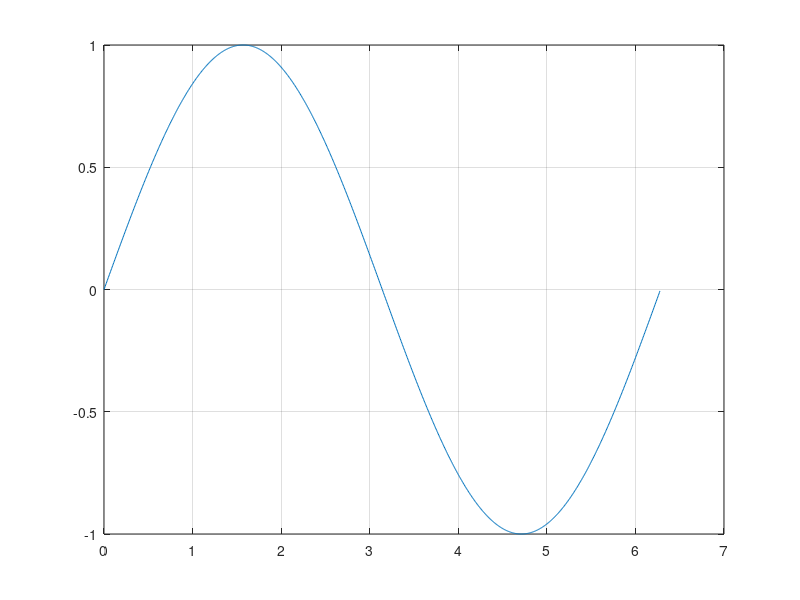
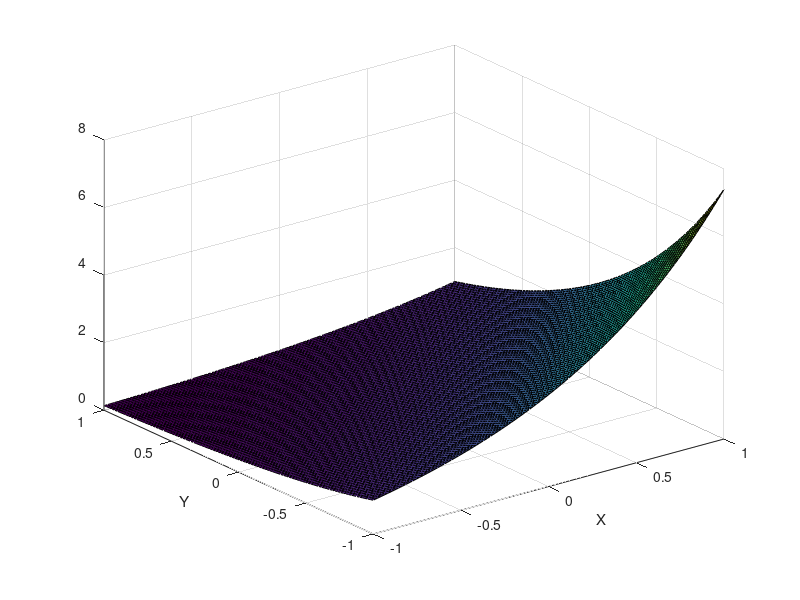
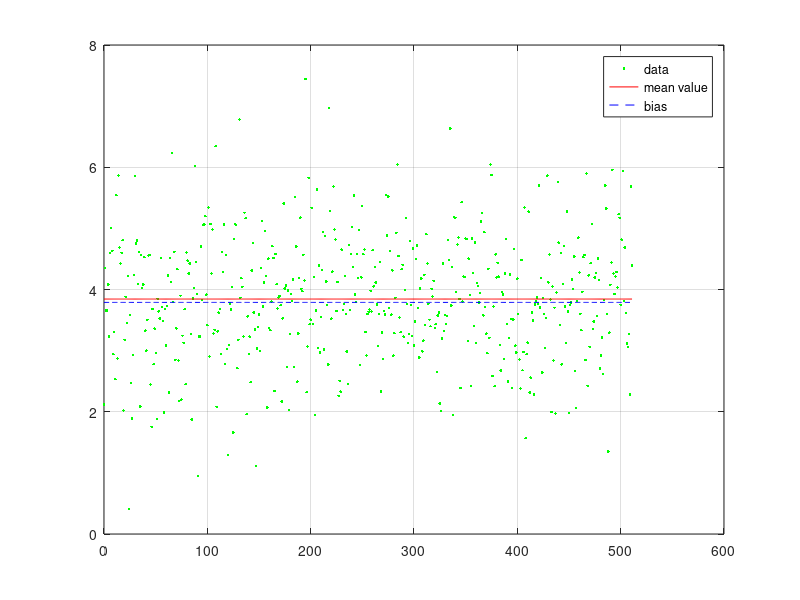

Recreate these plots in MATLAB, in order. (Note: this script raises an error after producing the figures.)
%%
% introduction to Matlab
%
% ESE2014
%
% author: Takis Zourntos
%
% Copyright (C) 2020
%

%% Lab Manual Week 1

clear;
clc;
close all;

% 1. create a vector:
    
    % here is a row vector:
    x_row = [1 2 3 4 5];
    
    % here is a column vector:
    x_col = [1; 2; 3; 4; 5];
    
    % create vectors using:
    %    ones()
    %    zeros()
    %    rand()
    %    randn()
    %
    %    use "help <function>" at the prompt to learn more
    %    about any of these!
    %
    
    x_ones = ones(6,1); % column vector of ones
    x_zeros = zeros(1,7); % row vector of zeros
    x_rand = rand(1,8); % uniformly-distributed pseudorandom row vector of ones
    x_randn = randn(5,1); % normally-distributed pseudorandom column vector of ones
    
% 2. create a matrix:

    % note: a vector is also a matrix, nevertheless, we get what the 
    %       question means (i.e., more than 1 row or column!)
    
    A_23 = [1 2 3; 4 5 6]; % a 2x3 matrix
    A_32 = [1 2; 3 4; 5 6]; % a 3x2 matrix
    A_33 = rand(3,3); % a random (square) 3x3 matrix
    A_zeros = zeros(5,6); % a 5 x 6 matrix of zeros
    A_ones = ones(4,3); % a 4 x 3 matrix of ones
    A_identity = eye(4); % the 4x4 Identity Matrix
    
% 3. create a 5x1 vector of zeros and a 1x5 vector of random numbers:

    v_51_z = zeros(5,1);
    v_15_r = rand(1,5);
    
% 4. transpose a matrix:
    A_32_tc = A_32'; % take the complex-conjugate transpose
    A_32_t = transpose(A_32); % perform the transpose without complex conjugation
    A_32_t2 = A_32.'; % same as using transpose() function
    
% 5. compute the inner product of two vectors, the cross product of two
% vectors and find the inverse of a matrix:
    p_dot = dot(x_col, v_15_r'); % take the dot product of x_col and v_15_r'
    p_cross = cross(A_23(1,:), A_23(2,:)); % take the cross product between the two rows of A_23
    A_33_inverse = inv(A_33); % get inverse of A_33;
    P_identity = A_33*A_33_inverse; % check that this is close to identity
    A_error = eye(3) - P_identity;
    err=norm(A_error); % quantify the error
    
% 6. compute the element-wise multiplication of a matrix and a scalar:
    alpha = 0.678432; % a scalar quantity
    A_scaled = alpha*A_33; % simple asterisk does the scalar multiplication
    
% 7. concatenate two matrices:
    A_35 = [A_33  A_32]; % side-by-side concatenation
    A_53 = [A_33; A_23]; % top-bottom concatenation
    
% 8. create a vector of complex numbers:
    v_cmplx_61 = rand(6,1) + j*rand(6,1); % engineers use "j" not "i" for sqrt(-1) !!
    
% 9. multiply a row of a matrix with an element of that same matrix:
    v_9 = A_33(3,3)*A_33(2,:); % multiply second row of A_33 by the element (3,3) of the same matrix
    
% 10. generate a vector of values ranging from 0 t0 500 with 100 elements
    vrange_500 = linspace(0, 500, 100); % a linear range
    vrange_alt = 0:5:500; % another way (but it has 101 elements)
    vrange_alt_2 = 0:(500/99):500; % this is equivalent to vrange_500
    
% 11. Create a 2D plot of the sine function between 0 and 2\pi
    T0 = 2*pi; % desired period of sine (we've set this to have just one period on 0 to 2*pi)
    f0 = 1/T0; % frequency in Hz is just the reciprocal of the period
    Npts = 1024; % number of points to plot
    delta = T0/Npts; % increment or "sampling period"
    trange = 0:delta:(T0-delta);
    y_sine = sin(2*pi*f0*trange); 
    figure;plot(trange, y_sine); grid;
    
% 12. create a surface plot of the exponential function, Z = exp(x)*exp(-y):
%  note that the question did not uniquely identify the exponential
%  function in two variables, so you are free to choose it!
    Nplot = 100; % plot will be Nplot points by Nplot points
    xrange = linspace(1, -1, Nplot); % ordering is important here 
    yrange = linspace(-1, 1, Nplot);
    xvals = exp(xrange); 
    yvals = exp(-yrange);
    zvals = xvals' * yvals; % generate a table of values Nplot x Nplot in size
    figure;surf(xrange, yrange, zvals);xlabel('X');ylabel('Y'); % verify that max occurs at X=+1, Y=-1
    
% 13. generate a plot of a vector of random data; draw a horizontal line at the mean
    Ndata_pts = 512; % number of data points
    xdata = 0:(Ndata_pts-1); % independent variable
    bias = 3.789*ones(size(xdata));
    ydata = bias + randn(1,Ndata_pts); % random data with a bias term (normally distributed)
    mean_val = mean(ydata);
    figure;plot(xdata, ydata,'g.',xdata,mean_val*ones(size(xdata)),'r-',xdata,bias,'b--');
    grid
    legend('data','mean value','bias');
    
% 14. write a script that calculates the mean of five samples of data from
% a vector of random data. Calculate the overall mean. Use a for-loop to
% perform the calculations. For each iteration of the loop, use an if-else
% control statement to display whether the sample is less than, greater
% than, or equal to the mean (use data from question 13.)
    % generate five random samples
    IMAX = max(size(ydata));
    samples = zeros(5, 1);
    for ii=1:5
        indx = randi(IMAX);
        samples(ii) = ydata(indx);
    end;
    mean_samples = mean(samples);
    
    for ii=1:Ndata_pts
        if ydata(ii) > mean_samples
            disp('greater than');
        elseif ydata(ii) < mean_samples
            disp('less than');
        else 
            disp('equal to!');
        end;
    end;

% 15. create a function that calculates the sum of an arbitrary number of
% sinusoidal terms; call this function from this script--- NOTE: the
% function addsines.m is located in this directory; the function addsines
% is called as addsines(Y) where the vector Y is an Nterms x Npts matrix, 
% such that each row corresponds to a sinusoidal function;
    % note: we'll use Npts and trange defined in question 11;
    Nterms = 5;
    
    Y = zeros(Nterms, Npts); % initialize Y
    % generate Nterms random sinusoids and populate Y
    for ii = 1:Nterms;
        frandom = f0*randi(16); % frequency can be up to 16x f0;
        prandom = 2*pi*rand(1,1); % random phase shift from 0 to 2*pi
        y_sine = sin(2*pi*frandom*trange + prandom);
        Y(ii,:) = y_sine;
    end;
    
    Ytotal = addsines(Y);
    figure; plot(trange, Ytotal); grid; title('sum of sinusoids');
    